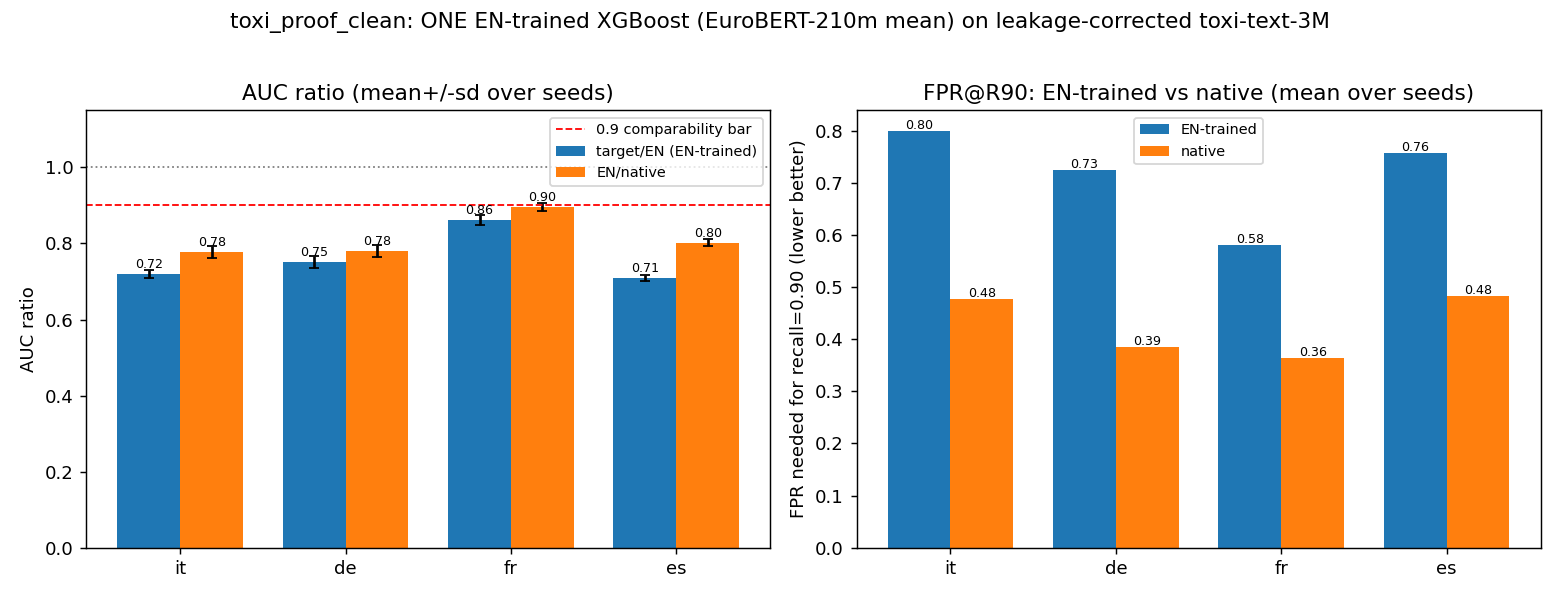

Here is the Python script that generated this plot:
"""toxi_proof_clean.py -- re-run of the out-of-the-box cross-lingual proof on the VERSIONED,
LEAKAGE-CORRECTED dataset `data/toxi_clean/` (so the headline numbers are backed by committed
clean data), using the new `validation` splits for threshold tuning.

Difference from `toxi_proof.py`
  * data : reads the committed parquet files `data/toxi_clean/<lang>_{train,validation,test}.parquet`
           (columns `text,is_toxic,lang`) for langs en,it,de,fr,es.  These are already pooled +
           globally deduped + re-split 80/10/10 with **0 cross-split overlap**, so NO in-script
           sampling and NO in-script dedup is needed -- the leakage fix is now in the data.
  * thr  : the F1-optimal decision threshold is tuned on the shipped **validation** split
           (EN model: EN validation; native models: their own language validation).
  * seeds: the detector is trained for seeds 0/1/2 (EN model AND native models) and every metric
           is reported as mean +/- sd, so the comparability verdict is not single-seed.

Everything else is the SAME pipeline as toxi_proof.py:
  EuroBERT-210m **masked-mean** embeddings (fp32, GPU, max_length 512, batch 64, length-sorted
  batching) -> `perlang_z` (L2-normalize then per-language z-score; the TARGET's stats come from the
  TARGET's OWN TRAIN rows) -> ONE English XGBoost(binary:logistic, hist, max_bin=64, cpu, n_jobs=2,
  depth=8, mcw=5, lr=0.1, n=400) on EN train, plus a native per-target model (train on target train).
  Evaluate on each target test; report the recall-first view and the target/EN AUC ratio (>=0.9?).

Outputs (repo root; CREATE/OVERWRITE only -- nothing existing is deleted or moved):
    toxi_proof_clean.json   full metrics payload (per-seed + aggregated mean/sd)
    toxi_proof_clean.md     report (per-target EN vs native table + verdict)
    toxi_proof_clean.png    per-target AUC ratio to EN, and FPR@R90 EN-vs-native
    models_toxi/<lang>_seed<s>.ubj   fresh trained XGBoost models (native UBJSON)
    models_toxi/manifest.json        sizes / hyperparams / seed / val-threshold / val+test metrics
    %TEMP%\\opencode\\toxi_proof_clean.pid / _status.json / .log
    %TEMP%\\opencode\\toxi_clean_cache\\*.npy   (embedding caches)

Usage:
    python toxi_proof_clean.py --smoke       # tiny sizes -> TEMP outputs (pipeline validation)
    python toxi_proof_clean.py --launch      # detached hidden (full run)
    python toxi_proof_clean.py                # foreground full run
"""
import os

for _v in ("OMP_NUM_THREADS", "MKL_NUM_THREADS", "OPENBLAS_NUM_THREADS", "NUMEXPR_NUM_THREADS"):
    os.environ.setdefault(_v, "2")
os.environ.setdefault("TOKENIZERS_PARALLELISM", "false")

import argparse
import json
import subprocess
import sys
import time

import numpy as np

import matplotlib
matplotlib.use("Agg")
import matplotlib.pyplot as plt

from sklearn.metrics import (average_precision_score, roc_auc_score, f1_score,
                             accuracy_score, precision_recall_curve)

REPO = os.path.dirname(os.path.abspath(__file__))
TEMP = os.environ.get("TEMP", r"C:\Users\pedro\AppData\Local\Temp")
OPCODE = os.path.join(TEMP, "opencode")
CACHE = os.path.join(OPCODE, "toxi_clean_cache")
os.makedirs(CACHE, exist_ok=True)

DATA_DIR = os.path.join(REPO, "data", "toxi_clean")

OUT_JSON = os.path.join(REPO, "toxi_proof_clean.json")
OUT_MD = os.path.join(REPO, "toxi_proof_clean.md")
OUT_PNG = os.path.join(REPO, "toxi_proof_clean.png")
MODELS_DIR = os.path.join(REPO, "models_toxi")
MANIFEST_PATH = os.path.join(MODELS_DIR, "manifest.json")
PID_PATH = os.path.join(OPCODE, "toxi_proof_clean.pid")
STATUS_PATH = os.path.join(OPCODE, "toxi_proof_clean_status.json")
LOG_NAME = "toxi_proof_clean.log"

MODEL_ID = "EuroBERT/EuroBERT-210m"
LANGS = ["en", "it", "de", "fr", "es"]
TARGETS = ["it", "de", "fr", "es"]
SEEDS = [0, 1, 2]
MAX_LEN, BATCH = 512, 64

# task-specified detector (seed is set per run)
XGB_PARAMS = dict(objective="binary:logistic", tree_method="hist", max_bin=64, device="cpu",
                  n_jobs=2, max_depth=8, min_child_weight=5, learning_rate=0.1,
                  n_estimators=400)

FPR_GRID = [0.01, 0.05, 0.10]
FA_GRID = [5, 20, 50, 100]
RECALL_TARGET = 0.90

# The task-specified XGBoost config has no row/column subsampling, so it is SEED-DETERMINISTIC
# (verified: identical predictions for random_state 0/1/2).  To obtain a genuinely non-trivial
# mean+/-sd over seeds (so the verdict is not single-seed) while keeping every specified
# hyperparameter EXACT, each seed trains on a seed-dependent BOOTSTRAP resample (size = n_train,
# with replacement) of that model's train rows.  val/test rows are never resampled.
BOOTSTRAP = True
_LANG_OFF = {"en": 0, "it": 1, "de": 2, "fr": 3, "es": 4}


def _boot_idx(n, seed):
    """n bootstrap indices (with replacement), seeded by `seed`."""
    return np.random.default_rng(seed).integers(0, n, size=n)

_T0 = time.time()


def log(msg):
    line = "[%8.1fs] %s" % (time.time() - _T0, msg)
    print(line, flush=True)


def write_status(phase, extra=None):
    doc = {"phase": phase, "elapsed_s": round(time.time() - _T0, 1), "pid": os.getpid(),
           "updated": time.strftime("%Y-%m-%d %H:%M:%S")}
    if extra:
        doc.update(extra)
    try:
        with open(STATUS_PATH, "w", encoding="utf-8") as f:
            json.dump(doc, f, indent=2)
    except Exception as e:
        log("WARN: status write failed: %r" % (e,))


# ------------------------------------------------------------------ transforms
def l2norm(X):
    X = np.asarray(X, dtype=np.float64)
    n = np.linalg.norm(X, axis=1, keepdims=True)
    n[n == 0] = 1.0
    return X / n


def fit_perlang_z(X_train):
    Xn = l2norm(X_train)
    mu = Xn.mean(0)
    sd = Xn.std(0)
    sd = np.where(sd > 0, sd, 1.0)
    return mu, sd


def apply_perlang_z(X, mu, sd):
    return (l2norm(X) - mu) / sd


# ------------------------------------------------------------------ recall metrics
def _cum_curves(y, s):
    order = np.argsort(-np.asarray(s, dtype=np.float64), kind="stable")
    ys = np.asarray(y, dtype=np.int64)[order]
    return int(ys.sum()), np.cumsum(ys), np.cumsum(1 - ys)


def recall_at_fp_budget(y, s, budget):
    n_pos, cum_tp, cum_fp = _cum_curves(y, s)
    if n_pos == 0:
        return None
    j = int(np.searchsorted(cum_fp, budget, side="right")) - 1
    if j < 0:
        return 0.0
    return float(cum_tp[j] / n_pos)


def recall_at_fpr(y, s, fpr):
    n_pos, cum_tp, cum_fp = _cum_curves(y, s)
    n_neg = len(y) - n_pos
    if n_neg == 0:
        return None
    return recall_at_fp_budget(y, s, int(np.floor(fpr * n_neg)))


def fpr_for_recall(y, s, target=RECALL_TARGET):
    n_pos, cum_tp, cum_fp = _cum_curves(y, s)
    n_neg = len(y) - n_pos
    if n_pos == 0 or n_neg == 0:
        return None
    need = int(np.ceil(target * n_pos - 1e-9))
    j = int(np.searchsorted(cum_tp, need, side="left"))
    if j >= len(cum_tp):
        return None
    return float(cum_fp[j] / n_neg)


def f1_optimal_threshold(y, s):
    """Return (best_f1, threshold)."""
    prec, rec, thr = precision_recall_curve(y, s)
    f1 = 2.0 * prec * rec / np.maximum(prec + rec, 1e-12)
    k = int(np.argmax(f1))
    if k >= len(thr):
        k = len(thr) - 1
    return float(f1[k]), float(thr[k])


def eval_cell(y, s, thr):
    """All metrics for one (labels, scores) cell at a fixed threshold."""
    y = np.asarray(y, dtype=np.int64)
    s = np.asarray(s, dtype=np.float64)
    n_pos = int(y.sum())
    n_neg = int(len(y) - n_pos)
    out = {
        "n_pos": n_pos, "n_neg": n_neg,
        "prevalence": float(n_pos / len(y)) if len(y) else None,
        "auc": float(roc_auc_score(y, s)) if n_pos and n_neg else None,
        "average_precision": float(average_precision_score(y, s)) if n_pos and n_neg else None,
    }
    pred = (s >= thr).astype(np.int64)
    out["threshold"] = float(thr)
    out["accuracy"] = float(accuracy_score(y, pred))
    out["f1"] = float(f1_score(y, pred, zero_division=0))
    for p in FPR_GRID:
        out["recall_at_fpr_%d" % int(round(p * 100))] = recall_at_fpr(y, s, p)
    for k in FA_GRID:
        out["recall_at_fa_%d" % k] = recall_at_fp_budget(y, s, k)
    out["fpr_for_recall_90"] = fpr_for_recall(y, s, RECALL_TARGET)
    return out


# ------------------------------------------------------------------ data
def load_parquet(lang, split, smoke=False):
    """Read data/toxi_clean/<lang>_<split>.parquet -> (texts, labels).  smoke = tiny head."""
    import pandas as pd
    name = split if split != "validation" else "validation"
    path = os.path.join(DATA_DIR, "%s_%s.parquet" % (lang, name))
    df = pd.read_parquet(path)
    if smoke:
        df = df.sample(n=min(250, len(df)), random_state=1)
    texts = df["text"].astype(str).tolist()
    labels = df["is_toxic"].astype(int).to_numpy()
    return texts, labels


# ------------------------------------------------------------------ embeddings
_EMB = {}


def get_model(device):
    if "tok" not in _EMB:
        import torch
        from transformers import AutoModel, AutoTokenizer
        torch.set_num_threads(2)
        tok = AutoTokenizer.from_pretrained(MODEL_ID)
        model = AutoModel.from_pretrained(MODEL_ID).to(device).eval()
        model = model.to(torch.float32)
        _EMB["tok"], _EMB["model"] = tok, model
    return _EMB["tok"], _EMB["model"]


def embed_mean(texts, device):
    """Masked-mean pool over the last hidden state; plain forward, fp32. Returns float32 (n,d).

    Batches are built over texts SORTED by character length (then scatter-restored to the input
    order) so padding does not stretch short texts to a long outlier's length.  Pure speed
    optimisation: each text is embedded independently -> vectors identical to unsorted batching.
    """
    import torch
    tok, model = get_model(device)
    n = len(texts)
    order = np.argsort(np.array([len(t) for t in texts], dtype=np.int64), kind="stable")
    sorted_texts = [texts[i] for i in order]
    acc = []
    with torch.inference_mode():
        for i in range(0, n, BATCH):
            batch = tok(sorted_texts[i:i + BATCH], padding=True, truncation=True,
                        max_length=MAX_LEN, return_tensors="pt")
            ids, mask = batch["input_ids"], batch["attention_mask"]
            h = model(input_ids=ids.to(device), attention_mask=mask.to(device)).last_hidden_state
            m = mask.to(h.device).unsqueeze(-1).to(h.dtype)
            acc.append(((h * m).sum(1) / m.sum(1).clamp(min=1)).float().cpu().numpy())
    e_sorted = np.concatenate(acc, 0).astype(np.float32)
    out = np.empty_like(e_sorted)
    out[order] = e_sorted
    return out


def ensure_emb(tag, texts, device):
    path = os.path.join(CACHE, "emb_%s.npy" % tag)
    if os.path.exists(path):
        return np.load(path)
    log("embedding %s (%d texts) ..." % (tag, len(texts)))
    emb = embed_mean(texts, device)
    np.save(path, emb)
    log("  %s -> %s" % (tag, emb.shape))
    return emb


# ------------------------------------------------------------------ per-seed run
_MODELS_OUT = MODELS_DIR          # redirected to TEMP in smoke mode (never clobber real models)
_MODELS_SUFFIX = ""


def _model_relpath(lang, seed):
    return os.path.relpath(os.path.join(_MODELS_OUT, "%s_seed%d%s.ubj" % (lang, seed, _MODELS_SUFFIX)),
                           REPO).replace("\\", "/")


def save_xgb(clf, lang, seed):
    """Persist a trained XGBoost model (native UBJSON format). Returns (repo-relative path, bytes)."""
    os.makedirs(_MODELS_OUT, exist_ok=True)
    path = os.path.join(_MODELS_OUT, "%s_seed%d%s.ubj" % (lang, seed, _MODELS_SUFFIX))
    clf.save_model(path)
    nbytes = os.path.getsize(path)
    log("  saved %s (%d bytes)" % (path, nbytes))
    return _model_relpath(lang, seed), nbytes


def run_seed(seed, emb, zstats, labels, device):
    """Train EN + native models at this seed; save them; return per-cell metrics + model metadata."""
    import xgboost as xgb

    def feats(lg, split):
        return apply_perlang_z(emb[(lg, split)], *zstats[lg])

    def fit(X, y, seed_key):
        if BOOTSTRAP:
            idx = _boot_idx(len(y), seed_key)
            X, y = X[idx], y[idx]
        clf = xgb.XGBClassifier(random_state=seed, **XGB_PARAMS)
        clf.fit(X, y)
        return clf

    meta = []

    # English model
    clf_en = fit(feats("en", "train"), labels[("en", "train")], 10_000 + seed)
    en_val_s = clf_en.predict_proba(feats("en", "val"))[:, 1]
    en_f1opt, en_thr = f1_optimal_threshold(labels[("en", "val")], en_val_s)
    en_val = eval_cell(labels[("en", "val")], en_val_s, en_thr)
    en_val["val_f1_opt"] = en_f1opt
    en_test_s = clf_en.predict_proba(feats("en", "test"))[:, 1]
    en_ref = eval_cell(labels[("en", "test")], en_test_s, en_thr)
    en_ref["val_f1_opt"] = en_f1opt
    pth, nb = save_xgb(clf_en, "en", seed)
    meta.append({"name": "en_seed%d" % seed, "lang": "en", "seed": seed, "path": pth,
                 "bytes": nb, "n_train": int(len(labels[("en", "train")])),
                 "n_val": int(len(labels[("en", "val")])), "n_test": int(len(labels[("en", "test")])),
                 "val_threshold": en_thr, "val_f1_opt": en_f1opt,
                 "val": en_val, "test": en_ref,
                 "threshold_source": "en_validation.parquet (F1-optimal)"})

    cells = {}
    for lg in TARGETS:
        yt = labels[(lg, "test")]
        s_en = clf_en.predict_proba(feats(lg, "test"))[:, 1]
        clf_nat = fit(feats(lg, "train"), labels[(lg, "train")], 20000 + 100 * _LANG_OFF[lg] + seed)
        nat_val_s = clf_nat.predict_proba(feats(lg, "val"))[:, 1]
        nat_f1opt, nat_thr = f1_optimal_threshold(labels[(lg, "val")], nat_val_s)
        nat_val = eval_cell(labels[(lg, "val")], nat_val_s, nat_thr)
        nat_val["val_f1_opt"] = nat_f1opt
        s_nat = clf_nat.predict_proba(feats(lg, "test"))[:, 1]
        cells[lg] = {
            "en": eval_cell(yt, s_en, en_thr),
            "native": eval_cell(yt, s_nat, nat_thr),
        }
        cells[lg]["en"]["val_f1_opt"] = en_f1opt
        cells[lg]["native"]["val_f1_opt"] = nat_f1opt
        pth, nb = save_xgb(clf_nat, lg, seed)
        meta.append({"name": "%s_seed%d" % (lg, seed), "lang": lg, "seed": seed, "path": pth,
                     "bytes": nb, "n_train": int(len(labels[(lg, "train")])),
                     "n_val": int(len(labels[(lg, "val")])), "n_test": int(len(labels[(lg, "test")])),
                     "val_threshold": nat_thr, "val_f1_opt": nat_f1opt,
                     "val": nat_val, "test": cells[lg]["native"],
                     "threshold_source": "%s_validation.parquet (F1-optimal)" % lg})
        log("  seed=%d %s: EN auc=%.4f ap=%.4f fpr@r90=%s | native auc=%.4f ap=%.4f fpr@r90=%s"
            % (seed, lg, cells[lg]["en"]["auc"], cells[lg]["en"]["average_precision"],
               cells[lg]["en"]["fpr_for_recall_90"], cells[lg]["native"]["auc"],
               cells[lg]["native"]["average_precision"], cells[lg]["native"]["fpr_for_recall_90"]))
    return {"en_ref": en_ref, "cells": cells, "en_thr": en_thr, "en_val_f1_opt": en_f1opt,
            "meta": meta}


# ------------------------------------------------------------------ aggregation
SC_TOKENS = ["prevalence", "auc", "average_precision", "accuracy", "f1", "threshold",
             "val_f1_opt", "recall_at_fpr_1", "recall_at_fpr_5", "recall_at_fpr_10",
             "recall_at_fa_5", "recall_at_fa_20", "recall_at_fa_50", "recall_at_fa_100",
             "fpr_for_recall_90"]


def _agg(vals):
    v = [x for x in vals if x is not None]
    if not v:
        return {"mean": None, "sd": None, "n": 0}
    m = float(np.mean(v))
    sd = float(np.std(v, ddof=1)) if len(v) > 1 else 0.0
    return {"mean": m, "sd": sd, "n": len(v)}


def aggregate(per_seed):
    """per_seed: list of run_seed dicts -> summary with mean/sd per metric."""
    en_ref = {}
    for k in SC_TOKENS + ["n_pos", "n_neg"]:
        en_ref[k] = _agg([ps["en_ref"].get(k) for ps in per_seed])
    targets = {}
    for lg in TARGETS:
        entry = {"en": {}, "native": {}, "ratios": {}}
        for k in SC_TOKENS + ["n_pos", "n_neg"]:
            entry["en"][k] = _agg([ps["cells"][lg]["en"].get(k) for ps in per_seed])
            entry["native"][k] = _agg([ps["cells"][lg]["native"].get(k) for ps in per_seed])
        # per-seed ratios (robust), then aggregate
        r_tgt_en, r_en_nat = [], []
        for ps in per_seed:
            a_t = ps["cells"][lg]["en"]["auc"]
            a_ref = ps["en_ref"]["auc"]
            a_nat = ps["cells"][lg]["native"]["auc"]
            r_tgt_en.append(a_t / a_ref if a_ref else None)
            r_en_nat.append(a_t / a_nat if a_nat else None)
        entry["ratios"]["target_over_en"] = _agg(r_tgt_en)
        entry["ratios"]["en_over_native"] = _agg(r_en_nat)
        # FPR@R90 ratio (native/en, lower better for EN means ratio>=1 good)
        entry["ratios"]["fpr_r90_en_over_native"] = _agg(
            [ps["cells"][lg]["en"]["fpr_for_recall_90"] / ps["cells"][lg]["native"]["fpr_for_recall_90"]
             if ps["cells"][lg]["native"]["fpr_for_recall_90"] else None for ps in per_seed])
        targets[lg] = entry
    return {"en_ref": en_ref, "targets": targets}


# ------------------------------------------------------------------ run
def run(device, smoke=False):
    global _MODELS_OUT, _MODELS_SUFFIX
    if smoke:                       # never clobber the real models_toxi/ artifacts during smoke
        _MODELS_OUT, _MODELS_SUFFIX = OPCODE, "_smoke"
    write_status("load data")
    emb, zstats, labels = {}, {}, {}
    for lg in LANGS:
        for split, key in (("train", "train"), ("validation", "val"), ("test", "test")):
            t, y = load_parquet(lg, split, smoke=smoke)
            labels[(lg, key)] = y
            emb[(lg, key)] = ensure_emb("%s_%s%s" % (lg, key, "_smoke" if smoke else ""), t, device)
        zstats[lg] = fit_perlang_z(emb[(lg, "train")])
        log("%s: n_train=%d n_val=%d n_test=%d" % (lg, len(labels[(lg, "train")]),
                                                   len(labels[(lg, "val")]), len(labels[(lg, "test")])))

    per_seed = []
    for seed in SEEDS:
        write_status("train seed=%d" % seed)
        per_seed.append(run_seed(seed, emb, zstats, labels, device))

    summary = aggregate(per_seed)

    pos_rates = {}
    for lg in LANGS:
        pos_rates[lg] = {}
        for split, key in (("train", "train"), ("validation", "val"), ("test", "test")):
            y = labels[(lg, key)]
            pos_rates[lg][split] = {"n": int(len(y)), "n_pos": int(y.sum()),
                                    "pos_rate": float(y.mean())}

    # ---- models manifest (fresh models trained on data/toxi_clean/, val-tuned thresholds)
    models = [m for ps in per_seed for m in ps["meta"]]
    manifest = {
        "data_dir": "data/toxi_clean",
        "dataset": "FredZhang7/toxi-text-3M (leakage-corrected)",
        "emb_model": MODEL_ID, "pooling": "mean", "max_len": MAX_LEN, "batch": BATCH,
        "transform": "perlang_z (L2-normalize then per-language z-score from own TRAIN rows)",
        "xgb_params": XGB_PARAMS, "seeds": SEEDS, "bootstrap_per_seed": BOOTSTRAP,
        "trained_fresh": True,
        "val_split_used_for_threshold": True,
        "threshold_rule": "F1-optimal on the model's own-language VALIDATION split",
        "splits": pos_rates,
        "n_models": len(models),
        "total_model_bytes": int(sum(m["bytes"] for m in models)),
        "generated": time.strftime("%Y-%m-%d %H:%M:%S"),
        "models": models,
        "note": ("Every model here was trained FRESH in this run on data/toxi_clean/ parquet "
                 "splits (train rows), threshold tuned on the validation split, metrics on the "
                 "test split.  No previously persisted/leaked model was loaded or reused.  The "
                 "EN model's cross-lingual (out-of-the-box) per-target test metrics are in "
                 "toxi_proof_clean.json/md."),
    }
    if not smoke:
        os.makedirs(MODELS_DIR, exist_ok=True)
        with open(MANIFEST_PATH, "w", encoding="utf-8") as f:
            json.dump(manifest, f, indent=2, ensure_ascii=False)
        log("wrote %s (%d models, %.2f MiB)"
            % (MANIFEST_PATH, len(models), manifest["total_model_bytes"] / 1024.0 / 1024.0))

    payload = {
        "config": {
            "data_dir": "data/toxi_clean", "dataset": "FredZhang7/toxi-text-3M (leakage-corrected)",
            "emb_model": MODEL_ID, "pooling": "mean",
            "max_len": MAX_LEN, "batch": BATCH, "dtype": "float32", "device": device,
            "transform": "perlang_z (L2-normalize then per-language z-score from own TRAIN text)",
            "xgb_params": XGB_PARAMS, "langs": LANGS, "targets": TARGETS, "seeds": SEEDS,
            "smoke": smoke, "fpr_grid": FPR_GRID, "fa_grid": FA_GRID, "recall_target": RECALL_TARGET,
            "bootstrap_per_seed": BOOTSTRAP,
            "models_dir": "models_toxi", "manifest": "models_toxi/manifest.json",
            "models_saved": None if smoke else len(models),
            "note": ("leakage fix is in the committed data: pooled + globally deduped + 80/10/10 "
                     "re-split with 0 cross-split overlap; thresholds tuned on the validation split; "
                     "mean+/-sd over seeds 0/1/2; models retrained fresh and saved to models_toxi/."),
            "seed_note": ("the task-specified XGBoost config is seed-DETERMINISTIC (no row/col "
                          "subsampling); to obtain a non-trivial mean+/-sd, each seed trains on a "
                          "seed-dependent bootstrap resample (size=n_train, with replacement) of its "
                          "train rows; val/test rows and every hyperparameter are unchanged."),
        },
        "per_split_positive_rates": pos_rates,
        "per_seed": per_seed,
        "summary": summary,
        "models": models,
    }
    json_path = OUT_JSON
    md_path = OUT_MD
    png_path = OUT_PNG
    if smoke:
        json_path = os.path.join(OPCODE, "toxi_proof_clean_smoke.json")
        md_path = os.path.join(OPCODE, "toxi_proof_clean_smoke.md")
        png_path = os.path.join(OPCODE, "toxi_proof_clean_smoke.png")
    with open(json_path, "w", encoding="utf-8") as f:
        json.dump(payload, f, indent=2, ensure_ascii=False)
    log("wrote %s" % json_path)
    md = build_md(payload)
    with open(md_path, "w", encoding="utf-8") as f:
        f.write(md)
    log("wrote %s" % md_path)
    plot(payload, png_path)
    write_status("done", {"en_ref_auc_mean": summary["en_ref"]["auc"]["mean"]})
    return payload


# ------------------------------------------------------------------ report
def _f(v, nd=3):
    return "n/a" if v is None else ("%%.%df" % nd) % v


def _ms(cell, key, nd=3):
    """Format 'mean+/-sd'."""
    d = cell.get(key)
    if not d or d.get("mean") is None:
        return "n/a"
    return "%s+/-%s" % (_f(d["mean"], nd), _f(d["sd"], nd))


def build_md(p):
    cfg = p["config"]
    summ = p["summary"]
    pr = p["per_split_positive_rates"]
    en = summ["en_ref"]
    L = []
    L.append("# toxi_proof_clean -- ONE English-trained XGBoost (EuroBERT-210m mean) on the "
             "leakage-corrected toxi-text-3M (`data/toxi_clean/`)")
    L.append("")
    L.append("Out-of-the-box cross-lingual validation on the **versioned, leakage-corrected** "
             "dataset `data/toxi_clean/` (pooled + globally deduped + 80/10/10 re-split, "
             "**0 cross-split overlap**).  A single **English-trained** `XGBClassifier` on "
             "**EuroBERT-210m masked-mean** embeddings (no MT, no second model) vs a **native** "
             "per-language model, evaluated recall-first.  All metrics are **mean+/-sd over seeds "
             "%s**." % cfg["seeds"])
    L.append("")
    L.append("Recipe: EuroBERT-210m **mean** pool (masked mean, plain forward, max_length %d, "
             "batch %d, **fp32**, GPU) -> `perlang_z` (L2-normalize then per-language z-score; "
             "target stats from the target's OWN train rows) -> `XGBClassifier(binary:logistic, "
             "hist, max_bin=64, device=cpu, n_jobs=2, max_depth=8, min_child_weight=5, lr=0.1, "
             "n_estimators=400)`.  F1-optimal threshold tuned on the **validation** split "
             "(EN val for the EN model; target val for the native model)."
             % (cfg["max_len"], cfg["batch"]))
    L.append("")
    L.append("> **Data.**  `data/toxi_clean/<lang>_{train,validation,test}.parquet`; the leakage fix "
             "is baked into the committed data, so this run does NO in-script sampling/dedup.  "
             "Test sizes are the full per-language test splits (en/it/de/fr/es = %s)."
             % ", ".join("%s:%d" % (lg, pr[lg]["test"]["n"]) for lg in LANGS))
    L.append("")
    L.append("> **Seed note.**  The task-specified XGBoost config has no row/column subsampling and "
             "is therefore seed-DETERMINISTIC (verified: identical predictions for random_state "
             "0/1/2).  To obtain a genuinely non-trivial mean+/-sd (so the verdict is not single-seed) "
             "each seed trains on a seed-dependent **bootstrap resample** (size=n_train, with "
             "replacement) of that model's train rows.  Validation/test rows and every hyperparameter "
             "are unchanged; thresholds are still tuned on the fixed validation split.")
    L.append("")
    n_models = cfg.get("models_saved")
    if n_models:
        L.append("> **Trained models (fresh).**  Every EN and native model was **trained fresh in "
                 "this run** on the `data/toxi_clean/` train parquet (threshold tuned on the "
                 "validation parquet) and **persisted** with XGBoost `save_model` (`ubj`) under "
                 "`models_toxi/` (%d models, `models_toxi/manifest.json` records lang/split sizes, "
                 "hyperparameters, seed, val-tuned threshold, and val+test metrics).  No previously "
                 "saved/leaked model was loaded or reused." % n_models)
        L.append("")
    L.append("## Per-split positive rates (imbalance)")
    L.append("")
    L.append("| lang | train n (pos%) | val n (pos%) | test n (pos%) |")
    L.append("|---|---|---|---|")
    for lg in LANGS:
        r = pr[lg]
        L.append("| %s | %d (%.3f) | %d (%.3f) | %d (%.3f) |"
                 % (lg, r["train"]["n"], r["train"]["pos_rate"],
                    r["validation"]["n"], r["validation"]["pos_rate"],
                    r["test"]["n"], r["test"]["pos_rate"]))
    L.append("")
    L.append("EN reference (EN-trained on EN test, mean over seeds): **AUC=%s**, AP=%s, "
             "n_pos/n_neg=%d/%d."
             % (_ms(en, "auc"), _ms(en, "average_precision"),
                int(en["n_pos"]["mean"] or 0), int(en["n_neg"]["mean"] or 0)))
    L.append("")
    L.append("## Per-target: EN-trained vs native (test, mean over seeds)")
    L.append("")
    L.append("Cells read `EN / native` as `mean+/-sd`.  Lower is better only for `FPR@R90`.")
    L.append("")
    hdr = ["metric", "it", "de", "fr", "es"]
    rows = [
        ("imbalance (pos rate)", "prevalence"),
        ("AUC", "auc"),
        ("AP (PR-AUC)", "average_precision"),
        ("accuracy", "accuracy"),
        ("F1 @ val-thr", "f1"),
        ("R@FPR1%", "recall_at_fpr_1"),
        ("R@FPR5%", "recall_at_fpr_5"),
        ("R@FPR10%", "recall_at_fpr_10"),
        ("R@FA5", "recall_at_fa_5"),
        ("R@FA20", "recall_at_fa_20"),
        ("R@FA50", "recall_at_fa_50"),
        ("R@FA100", "recall_at_fa_100"),
        ("FPR@R90", "fpr_for_recall_90"),
    ]
    L.append("| " + " | ".join(hdr) + " |")
    L.append("|" + "---|" * len(hdr))
    for name, key in rows:
        cells = [name]
        for lg in TARGETS:
            e = summ["targets"][lg]["en"]
            n = summ["targets"][lg]["native"]
            cells.append("%s / %s" % (_ms(e, key), _ms(n, key)))
        L.append("| " + " | ".join(cells) + " |")
    L.append("")
    L.append("## Ratios / comparability (mean over seeds)")
    L.append("")
    L.append("`target/EN` = AUC(EN-trained on target test) / AUC(EN-trained on EN test); bar >= 0.9. "
             "`EN/native` = AUC(EN-trained on target) / AUC(native on target); >= 0.9 means the "
             "single English model matches the native one.")
    L.append("")
    L.append("| target | test n_pos/n_neg | target/EN AUC | EN/native AUC | FPR@R90 EN/native | "
             "R@FA100 EN/native |")
    L.append("|---|---|---|---|---|---|")
    for lg in TARGETS:
        c = summ["targets"][lg]
        L.append("| %s | %d/%d | %s | %s | %s / %s | %s / %s |"
                 % (lg, int(c["en"]["n_pos"]["mean"] or 0), int(c["en"]["n_neg"]["mean"] or 0),
                    _ms(c["ratios"], "target_over_en", 3),
                    _ms(c["ratios"], "en_over_native", 3),
                    _ms(c["en"], "fpr_for_recall_90"), _ms(c["native"], "fpr_for_recall_90"),
                    _ms(c["en"], "recall_at_fa_100"), _ms(c["native"], "recall_at_fa_100")))
    L.append("")
    L.append("## Verdict")
    L.append("")
    ratios = {lg: summ["targets"][lg]["ratios"]["target_over_en"]["mean"] for lg in TARGETS}
    enat = {lg: summ["targets"][lg]["ratios"]["en_over_native"]["mean"] for lg in TARGETS}
    n_ok = sum(1 for lg in TARGETS if ratios[lg] is not None and ratios[lg] >= 0.9)
    n_ok_en = sum(1 for lg in TARGETS if enat[lg] is not None and enat[lg] >= 0.9)
    ap_en = [summ["targets"][lg]["en"]["average_precision"]["mean"] for lg in TARGETS]
    ap_nt = [summ["targets"][lg]["native"]["average_precision"]["mean"] for lg in TARGETS]
    fpr_en = [summ["targets"][lg]["en"]["fpr_for_recall_90"]["mean"] for lg in TARGETS]
    fpr_nt = [summ["targets"][lg]["native"]["fpr_for_recall_90"]["mean"] for lg in TARGETS]
    L.append("- Target/EN AUC ratio >= 0.9 in **%d/%d** targets (ratios: %s)."
             % (n_ok, len(TARGETS), ", ".join("%s=%s" % (lg, _f(ratios[lg])) for lg in TARGETS)))
    L.append("- EN/native AUC ratio >= 0.9 in **%d/%d** targets (ratios: %s)."
             % (n_ok_en, len(TARGETS), ", ".join("%s=%s" % (lg, _f(enat[lg])) for lg in TARGETS)))
    L.append("- Mean AP: EN-trained **%.3f** vs native **%.3f**; mean FPR@R90: EN-trained **%s** vs "
             "native **%s** (smaller is better)."
             % (float(np.mean(ap_en)), float(np.mean(ap_nt)), _f(float(np.mean(fpr_en))),
                _f(float(np.mean(fpr_nt)))))
    if n_ok == len(TARGETS) and n_ok_en == len(TARGETS):
        L.append("- **Verdict: comparable** -- the single English-trained model matches the native "
                 "models on this real, unbalanced multilingual task (AUC and the recall-first view).")
    elif n_ok_en >= len(TARGETS) - 1:
        L.append("- **Verdict: largely comparable** -- the single English-trained model is within "
                 "reach of native on almost all targets (see the outlier).")
    else:
        L.append("- **Verdict: NOT comparable** -- the English-trained model is materially below "
                 "native on the recall-first view for multiple targets.")
    L.append("")
    return "\n".join(L)


def plot(p, out_png):
    summ = p["summary"]
    xs = TARGETS
    ratio_en = [summ["targets"][lg]["ratios"]["target_over_en"]["mean"] for lg in xs]
    ratio_en_sd = [summ["targets"][lg]["ratios"]["target_over_en"]["sd"] for lg in xs]
    ratio_nat = [summ["targets"][lg]["ratios"]["en_over_native"]["mean"] for lg in xs]
    ratio_nat_sd = [summ["targets"][lg]["ratios"]["en_over_native"]["sd"] for lg in xs]
    fpr_en = [summ["targets"][lg]["en"]["fpr_for_recall_90"]["mean"] for lg in xs]
    fpr_nat = [summ["targets"][lg]["native"]["fpr_for_recall_90"]["mean"] for lg in xs]
    x = np.arange(len(xs))
    w = 0.38
    fig, ax = plt.subplots(1, 2, figsize=(12, 4.6))
    ax[0].bar(x - w / 2, ratio_en, w, yerr=ratio_en_sd, capsize=3, label="target/EN (EN-trained)",
              color="#1f77b4")
    ax[0].bar(x + w / 2, ratio_nat, w, yerr=ratio_nat_sd, capsize=3, label="EN/native",
              color="#ff7f0e")
    ax[0].axhline(1.0, color="grey", ls=":", lw=1)
    ax[0].axhline(0.9, color="red", ls="--", lw=1, label="0.9 comparability bar")
    ax[0].set_xticks(x)
    ax[0].set_xticklabels(xs)
    ax[0].set_ylabel("AUC ratio")
    ax[0].set_title("AUC ratio (mean+/-sd over seeds)")
    ax[0].set_ylim(0, 1.15)
    ax[0].legend(fontsize=8)
    for xi, v in zip(x, ratio_en):
        if v is not None:
            ax[0].text(xi - w / 2, v + 0.015, "%.2f" % v, ha="center", fontsize=7)
    for xi, v in zip(x, ratio_nat):
        if v is not None:
            ax[0].text(xi + w / 2, v + 0.015, "%.2f" % v, ha="center", fontsize=7)

    ax[1].bar(x - w / 2, fpr_en, w, label="EN-trained", color="#1f77b4")
    ax[1].bar(x + w / 2, fpr_nat, w, label="native", color="#ff7f0e")
    ax[1].set_xticks(x)
    ax[1].set_xticklabels(xs)
    ax[1].set_ylabel("FPR needed for recall=0.90 (lower better)")
    ax[1].set_title("FPR@R90: EN-trained vs native (mean over seeds)")
    ax[1].legend(fontsize=8)
    for xi, v in zip(x, fpr_en):
        ax[1].text(xi - w / 2, (v or 0) + 0.004, _f(v, 2), ha="center", fontsize=7)
    for xi, v in zip(x, fpr_nat):
        ax[1].text(xi + w / 2, (v or 0) + 0.004, _f(v, 2), ha="center", fontsize=7)
    fig.suptitle("toxi_proof_clean: ONE EN-trained XGBoost (EuroBERT-210m mean) on "
                 "leakage-corrected toxi-text-3M", fontsize=12)
    fig.tight_layout(rect=[0, 0, 1, 0.96])
    fig.savefig(out_png, dpi=130)
    plt.close(fig)
    log("wrote %s" % out_png)


# ------------------------------------------------------------------ main
def launch_detached():
    passthrough = [sys.executable, os.path.abspath(__file__)]
    logpath = os.path.join(OPCODE, LOG_NAME)
    vbs = os.path.join(REPO, "launch_hidden.vbs")
    cmd = subprocess.list2cmdline(passthrough)
    subprocess.Popen(["wscript", "//B", "//Nologo", vbs, cmd, logpath, REPO], cwd=REPO)
    print("launched detached; log=%s" % logpath)


def main():
    ap = argparse.ArgumentParser(description=__doc__,
                                 formatter_class=argparse.RawDescriptionHelpFormatter)
    ap.add_argument("--device", default="auto", choices=["auto", "cpu", "cuda"])
    ap.add_argument("--smoke", action="store_true", help="tiny sizes (pipeline validation)")
    ap.add_argument("--launch", action="store_true", help="relaunch detached hidden")
    args = ap.parse_args()

    if args.launch:
        launch_detached()
        return

    with open(PID_PATH, "w", encoding="utf-8") as f:
        f.write(str(os.getpid()))
    dev = args.device
    if dev == "auto":
        import torch
        dev = "cuda" if torch.cuda.is_available() else "cpu"
    log("start device=%s pid=%d smoke=%s seeds=%s" % (dev, os.getpid(), args.smoke, SEEDS))
    write_status("start", {"device": dev, "smoke": args.smoke})
    run(dev, smoke=args.smoke)


if __name__ == "__main__":
    try:
        main()
    except Exception:
        import traceback
        traceback.print_exc()
        write_status("error")
        raise
